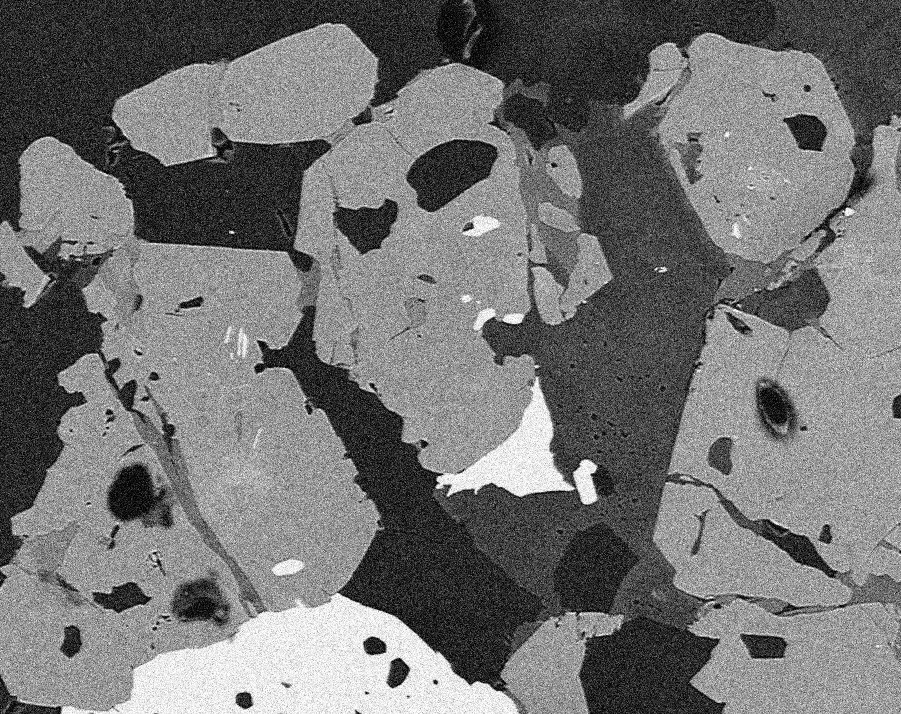
#> input picture image_repo/segment_noisy.jpg, 901 x 714 px, found by its file name
$ python 23-segmentation.py   (older library calls are emulated)
#> lines starting #> are read from the running program, lines starting #| are printed output that depends on the picture; after the words box and inside, x2 and y2 are one past the last pixel; in counts of white or black regions, pixels touching at a corner belong together
# -*- coding: utf-8 -*-
"""
Created on Fri Feb 10 17:49:20 2023

@author: harsha
"""

from skimage.restoration import denoise_nl_means,estimate_sigma
from skimage import img_as_float,img_as_ubyte,io
import numpy as np
import matplotlib.pyplot as plt
from scipy import ndimage as nd

img = img_as_float(io.imread("D:/git/image_repo/segment_noisy.jpg",as_gray = True))
#> img: shape (714, 901) float64; min 0, max 1, mean 0.451
sigma_est = np.mean(estimate_sigma(img,multichannel=False))
#> sigma_est = 0.0967
denoise = denoise_nl_means(img,h = 1.15*sigma_est,fast_mode=True,patch_size = 5,patch_distance=5,multichannel=False)

denoise_8bit = img_as_ubyte(denoise)

# plt.hist(denoise_8bit.flat,bins = 100,range=(0,255))
seg1 = denoise_8bit <= 55
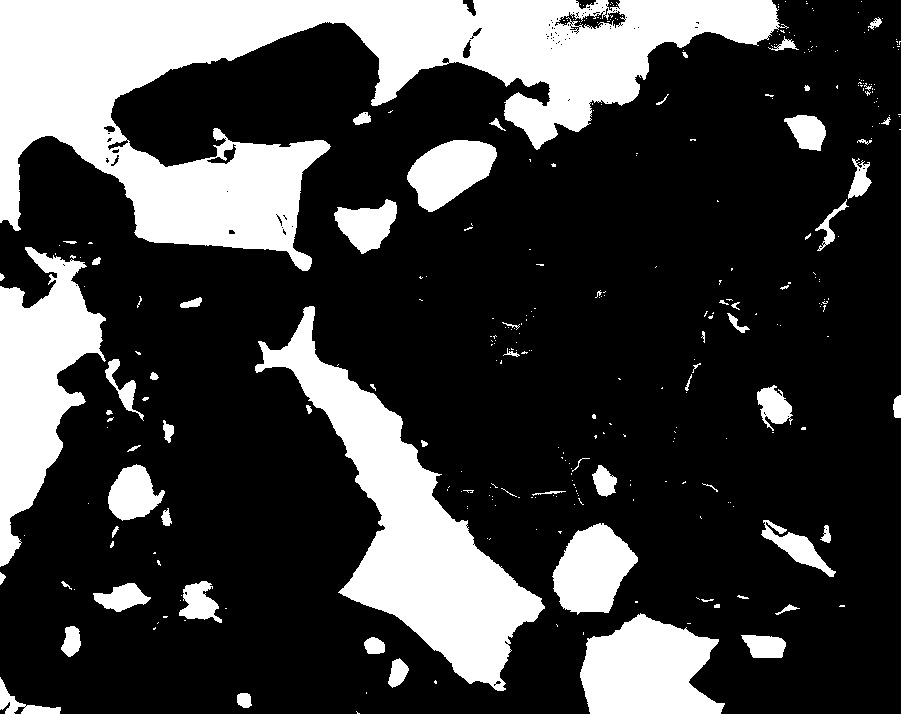
#> seg1: shape (714, 901) bool; 25.6% white; 327 white regions (260 under 20 px), largest, box (x1, y1, x2, y2) and area: (0, 0, 789, 271) 80154, (255, 306, 545, 691) 30685, (0, 247, 106, 567) 16760
seg2 = (denoise_8bit > 55) & (denoise_8bit <= 110)
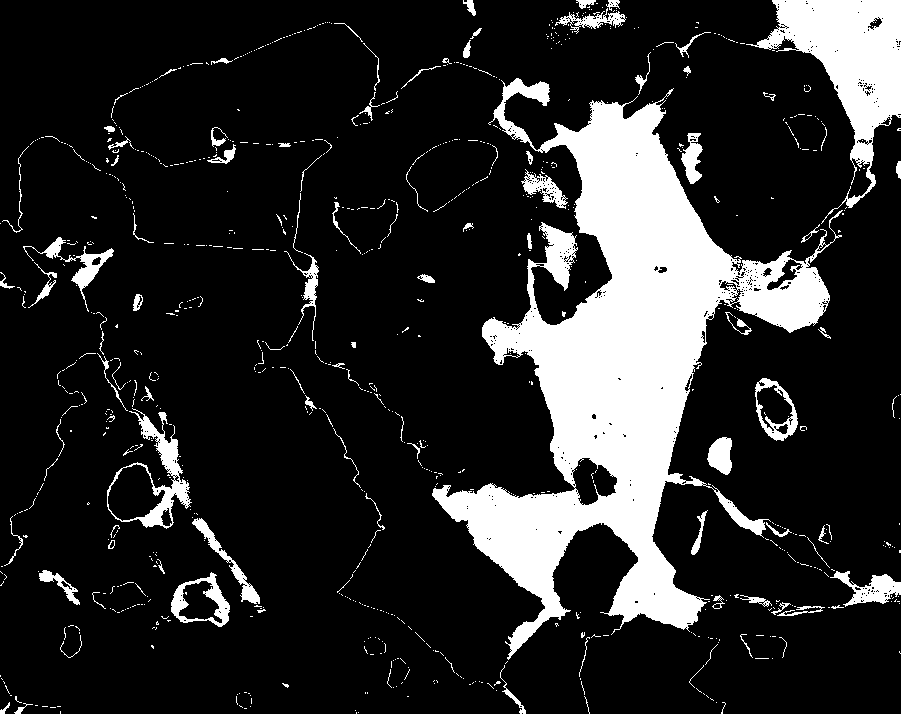
#> seg2: shape (714, 901) bool; 16.5% white; 873 white regions (772 under 20 px), largest, box (x1, y1, x2, y2) and area: (432, 78, 843, 660) 74989, (746, 0, 901, 224) 12155, (107, 408, 192, 529) 2286
seg3 = (denoise_8bit > 120) & (denoise_8bit <= 210)
#> seg3: shape (714, 901) bool; 51.2% white; 132 black regions (80 under 20 px), largest, box (x1, y1, x2, y2) and area: (0, 0, 901, 714) 292300, (406, 139, 498, 212) 4282, (332, 198, 399, 255) 2284
seg4 = (denoise_8bit > 210)
#> seg4: shape (714, 901) bool; 5.5% white; 27 white regions (15 under 20 px), largest, box (x1, y1, x2, y2) and area: (94, 593, 517, 714) 27967, (436, 378, 574, 496) 5559, (574, 460, 596, 504) 645


seg1_closed = nd.binary_closing(seg1,np.ones((3,3)))
#> seg1_closed: shape (714, 901) bool; 25.6% white; 216 white regions (144 under 20 px), largest, box (x1, y1, x2, y2) and area: (1, 1, 789, 271) 80017, (255, 306, 545, 691) 30739, (1, 247, 106, 566) 16552
seg1_opened = nd.binary_opening(seg1_closed,np.ones((3,3)))
#> seg1_opened: shape (714, 901) bool; 25.4% white; 77 white regions (22 under 20 px), largest, box (x1, y1, x2, y2) and area: (1, 1, 787, 271) 79913, (255, 306, 545, 691) 30706, (1, 247, 106, 566) 16517

seg2_closed = nd.binary_closing(seg2,np.ones((3,3)))
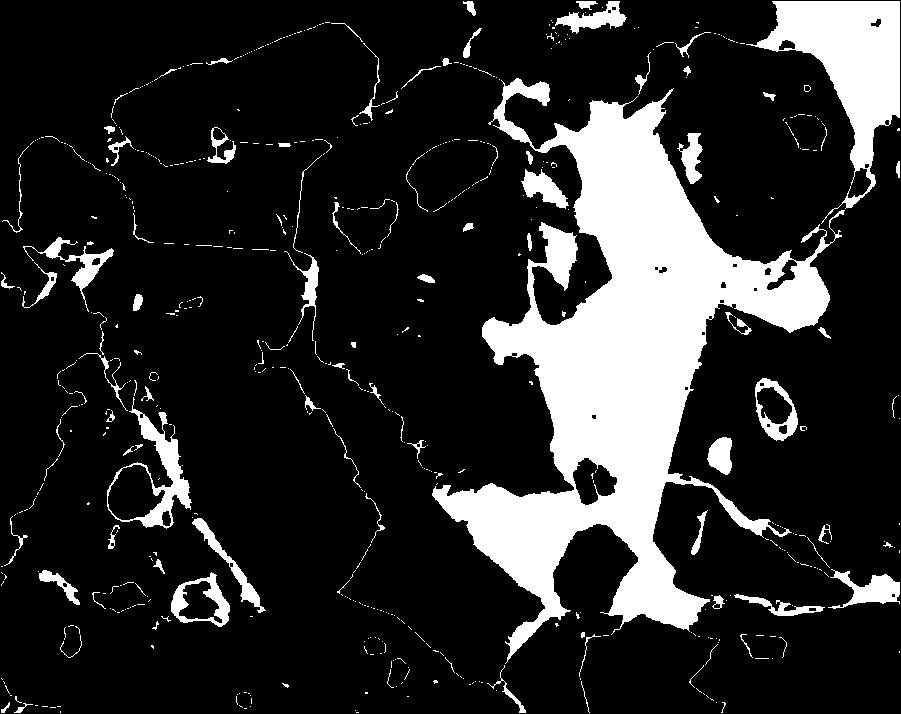
#> seg2_closed: shape (714, 901) bool; 17.1% white; 633 white regions (534 under 20 px), largest, box (x1, y1, x2, y2) and area: (432, 78, 845, 664) 76729, (746, 1, 900, 224) 12326, (107, 397, 192, 529) 2568
seg2_opened = nd.binary_opening(seg2_closed,np.ones((3,3)))
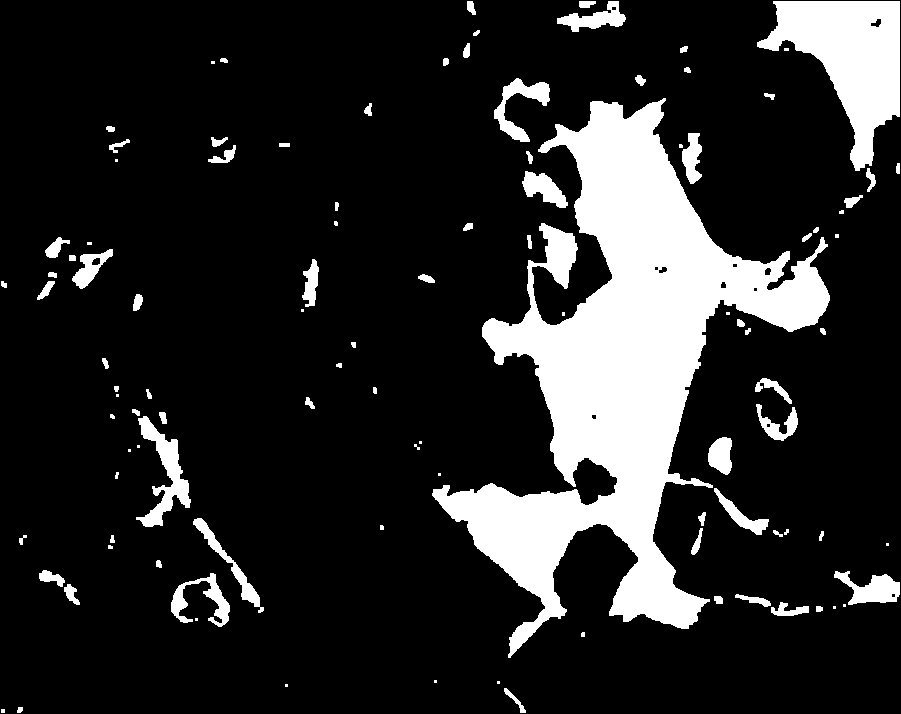
#> seg2_opened: shape (714, 901) bool; 16.1% white; 106 white regions (28 under 20 px), largest, box (x1, y1, x2, y2) and area: (432, 98, 830, 658) 74179, (757, 1, 900, 171) 11919, (136, 416, 191, 527) 2103

seg3_closed = nd.binary_closing(seg3,np.ones((3,3)))
#> seg3_closed: shape (714, 901) bool; 51.3% white; 58 black regions (13 under 20 px), largest, box (x1, y1, x2, y2) and area: (0, 0, 901, 714) 292667, (406, 139, 498, 212) 4281, (333, 199, 398, 254) 2273
seg3_opened = nd.binary_opening(seg3_closed,np.ones((3,3)))
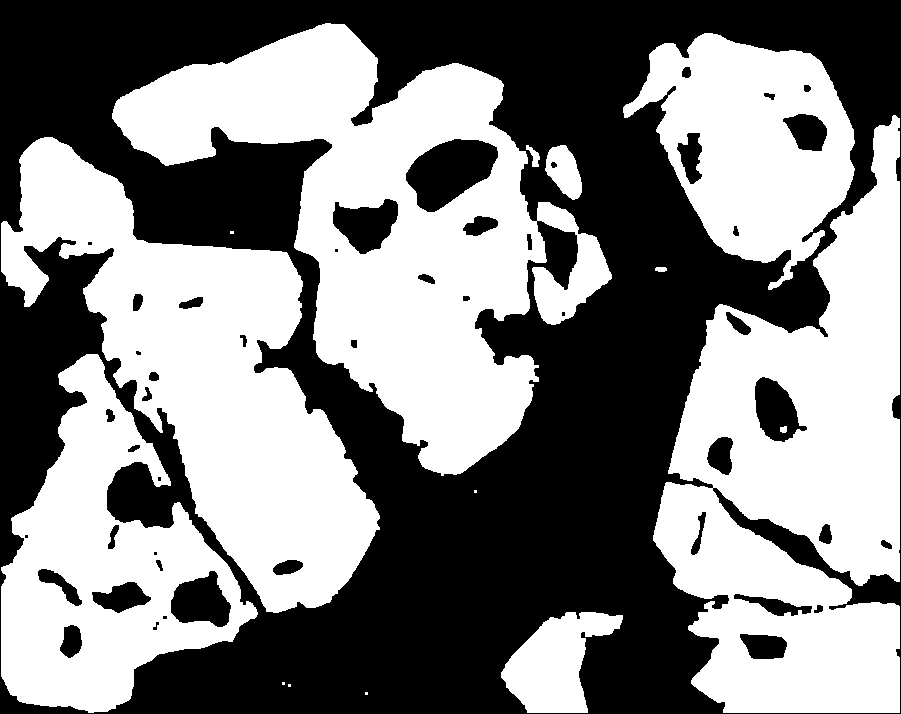
#> seg3_opened: shape (714, 901) bool; 51.1% white; 47 black regions (8 under 20 px), largest, box (x1, y1, x2, y2) and area: (0, 0, 901, 714) 294258, (406, 139, 498, 212) 4281, (333, 199, 398, 254) 2276

seg4_closed = nd.binary_closing(seg4,np.ones((3,3)))
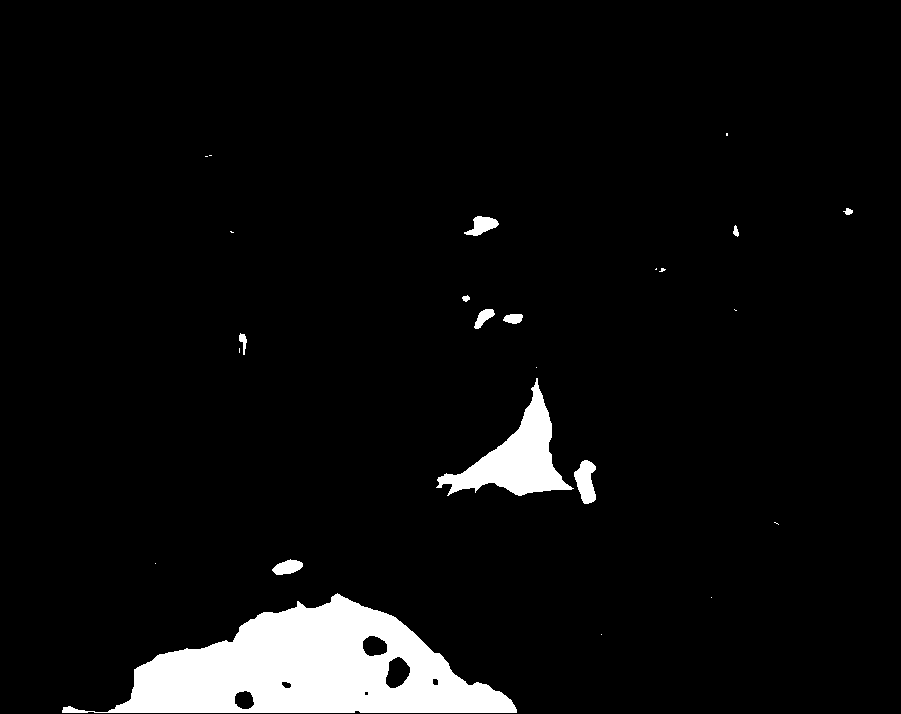
#> seg4_closed: shape (714, 901) bool; 5.5% white; 24 white regions (13 under 20 px), largest, box (x1, y1, x2, y2) and area: (62, 593, 517, 713) 27714, (436, 378, 574, 496) 5564, (574, 460, 596, 504) 649
seg4_opened = nd.binary_opening(seg4_closed,np.ones((3,3)))
#> seg4_opened: shape (714, 901) bool; 5.5% white; 13 white regions (1 under 20 px), largest, box (x1, y1, x2, y2) and area: (109, 594, 517, 713) 27569, (438, 382, 572, 496) 5537, (574, 460, 596, 504) 649

all_segments = np.zeros((denoise_8bit.shape[0],denoise_8bit.shape[1],3))
all_segments[seg1_opened] = (1,0,0)
all_segments[seg2_closed] = (0,1,0)
all_segments[seg3_closed] = (0,0,1)
all_segments[seg4_closed] = (1,1,0)
plt.imshow(all_segments)
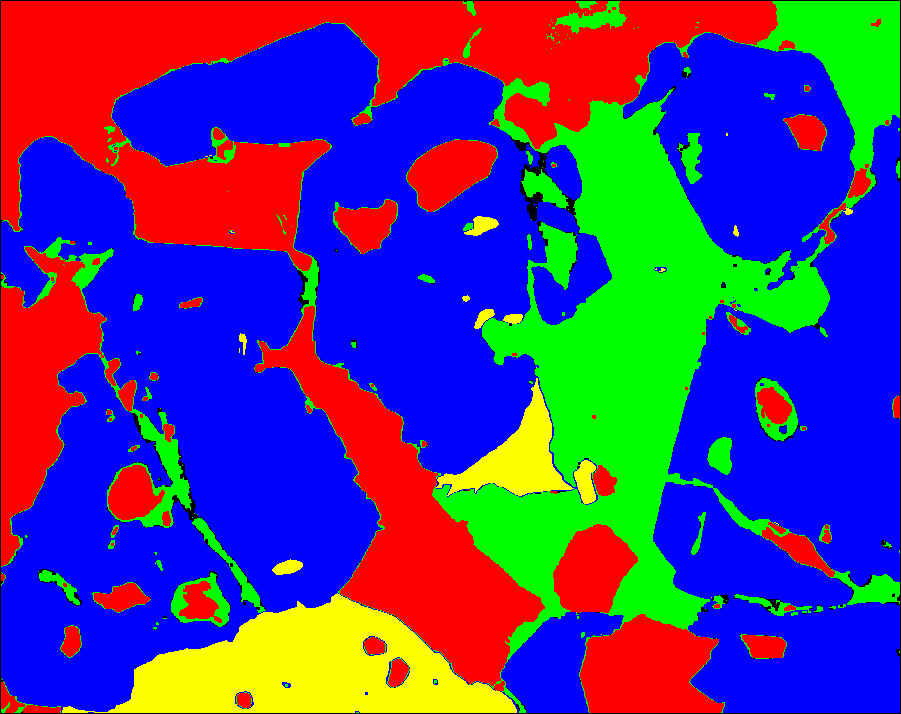
#> shown: shape (714, 901, 3) float64; mean R, G, B 0.305, 0.225, 0.513

$ run again, with image_repo/lioness.jpg copied over image_repo/segment_noisy.jpg
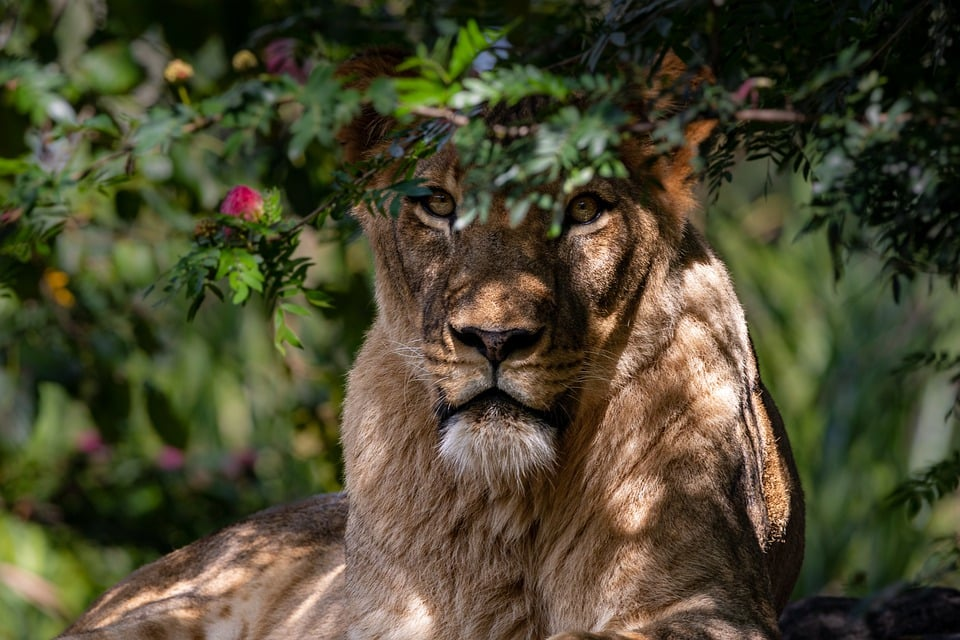
#> input picture image_repo/lioness.jpg, 960 x 640 px, found by its file name
#> sigma_est = 0.00261
#> `seg1 = denoise_8bit <= 55`:
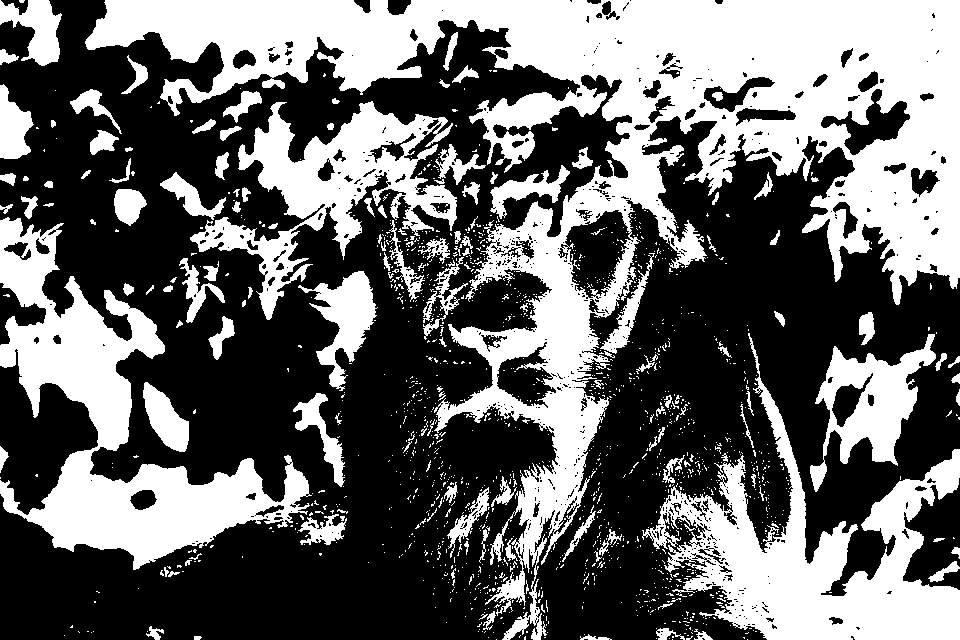
#> seg1: shape (640, 960) bool; 40.8% white; 1505 white regions (1359 under 20 px), largest, box (x1, y1, x2, y2) and area: (85, 0, 960, 640) 126606, (0, 217, 312, 570) 33685, (642, 333, 960, 640) 30296
#> seg2: shape (640, 960) bool; 39.6% white; 1626 white regions (1446 under 20 px), largest, box (x1, y1, x2, y2) and area: (0, 0, 765, 640) 153535, (642, 116, 960, 596) 47337, (0, 349, 98, 515) 6852
#> seg3: shape (640, 960) bool; 14.1% white; 1204 white regions (1081 under 20 px), largest, box (x1, y1, x2, y2) and area: (262, 280, 487, 640) 17437, (610, 252, 790, 533) 11123, (92, 536, 308, 640) 7628
#> seg4: shape (640, 960) bool; 0.83% white; 382 white regions (358 under 20 px), largest, box (x1, y1, x2, y2) and area: (693, 358, 739, 413) 932, (684, 259, 726, 294) 671, (402, 598, 431, 635) 536
#> seg1_closed: shape (640, 960) bool; 42.7% white; 640 white regions (536 under 20 px), largest, box (x1, y1, x2, y2) and area: (85, 1, 959, 639) 138600, (1, 217, 348, 570) 34950, (642, 329, 959, 639) 33278
#> seg1_opened: shape (640, 960) bool; 41.7% white; 167 white regions (51 under 20 px), largest, box (x1, y1, x2, y2) and area: (85, 1, 959, 575) 131954, (1, 218, 347, 570) 34713, (643, 371, 959, 639) 32587
#> seg2_closed: shape (640, 960) bool; 44.4% white; 488 white regions (396 under 20 px), largest, box (x1, y1, x2, y2) and area: (1, 1, 959, 639) 244818, (1, 349, 98, 515) 6813, (902, 478, 959, 590) 3271
#> seg2_opened: shape (640, 960) bool; 43% white; 209 white regions (77 under 20 px), largest, box (x1, y1, x2, y2) and area: (1, 1, 959, 639) 230248, (1, 365, 98, 514) 6759, (903, 479, 959, 588) 3215
#> seg3_closed: shape (640, 960) bool; 16.5% white; 514 white regions (403 under 20 px), largest, box (x1, y1, x2, y2) and area: (264, 280, 487, 639) 22522, (587, 246, 790, 550) 22028, (89, 526, 308, 639) 8393
#> seg3_opened: shape (640, 960) bool; 15.7% white; 153 white regions (41 under 20 px), largest, box (x1, y1, x2, y2) and area: (594, 252, 790, 547) 21120, (266, 281, 486, 639) 20510, (92, 537, 308, 639) 8047
#> seg4_closed: shape (640, 960) bool; 1.1% white; 221 white regions (201 under 20 px), largest, box (x1, y1, x2, y2) and area: (689, 356, 740, 413) 1356, (684, 259, 729, 298) 905, (392, 595, 431, 638) 692
#> seg4_opened: shape (640, 960) bool; 0.88% white; 33 white regions (13 under 20 px), largest, box (x1, y1, x2, y2) and area: (695, 367, 739, 412) 1144, (685, 263, 728, 297) 864, (396, 598, 430, 635) 662
#> `plt.imshow(all_segments)`:
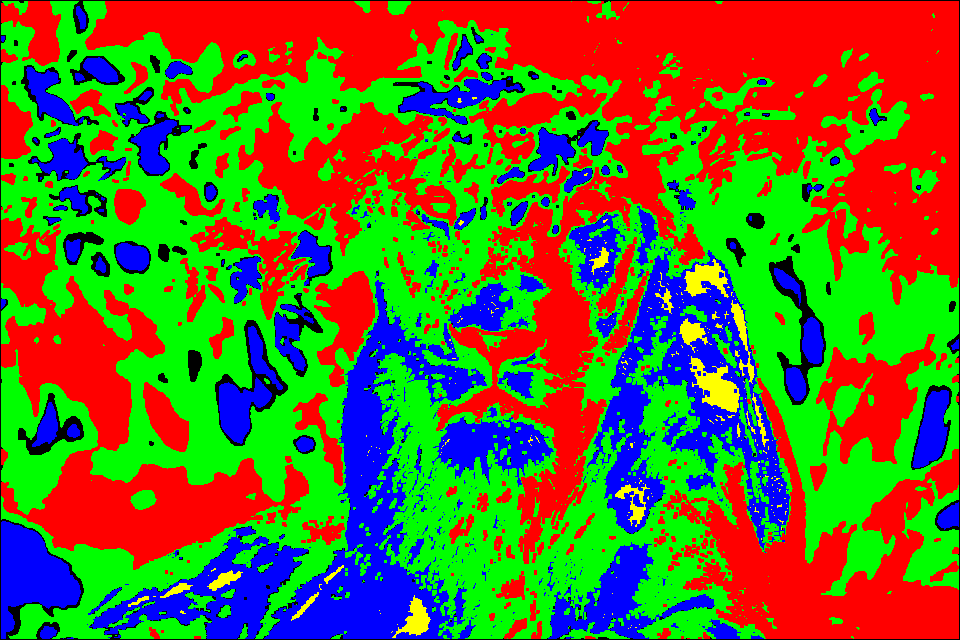
#> shown: shape (640, 960, 3) float64; mean R, G, B 0.391, 0.427, 0.159
